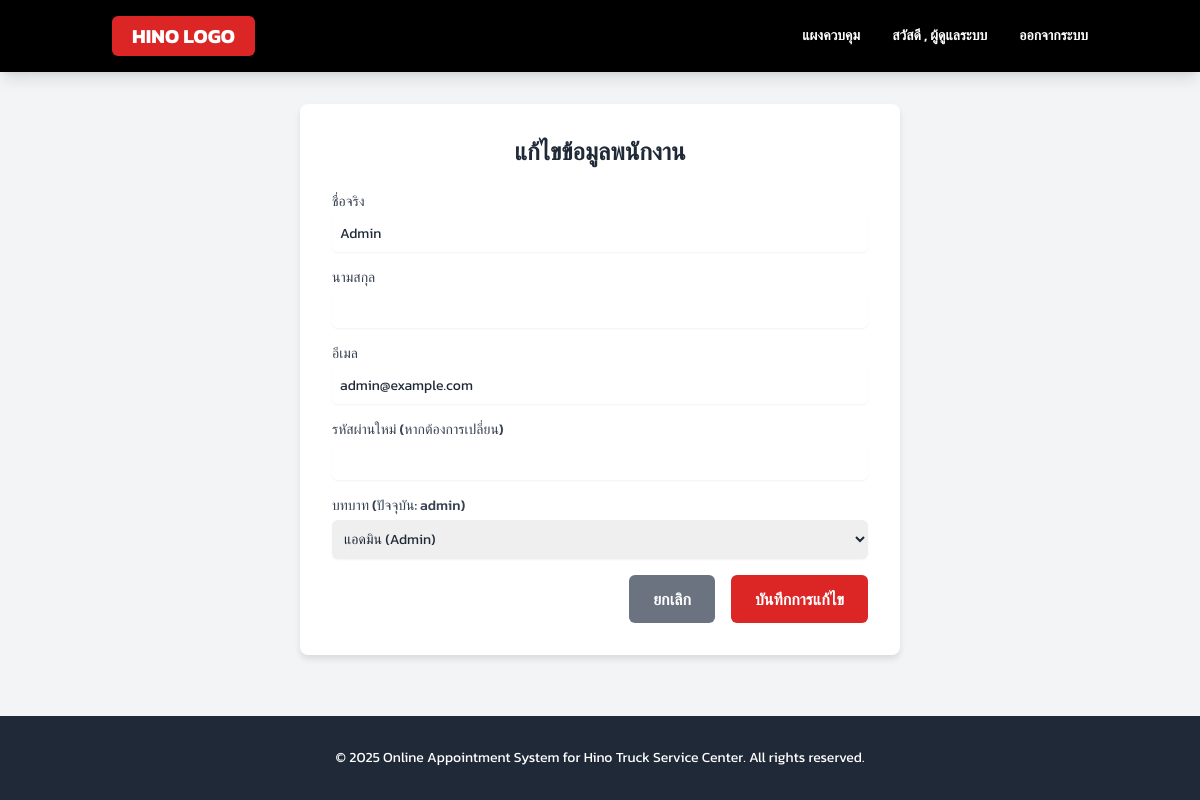
Screenshot of /admin_edit_employee.php?id=1 (signed in) with the database file from the repository.
### tables this page shows
CREATE TABLE `employees` (
  `employee_id` int(11) NOT NULL,
  `first_name` varchar(50) NOT NULL,
  `last_name` varchar(50) NOT NULL,
  `email` varchar(100) NOT NULL,
  `password_hash` varchar(255) NOT NULL,
  `role` enum('admin','technician','receptionist') DEFAULT 'receptionist'
);

### admin_edit_employee.php (the view, shortened to what this page needs)
<?php
include 'db_connect.php';
$employee = null;
if (isset($_GET['id'])) {
    $employee_id = $_GET['id'];
    $sql = "SELECT employee_id, first_name, last_name, email, role FROM employees WHERE employee_id = ?";
    $stmt = $conn->prepare($sql);
    $stmt->bind_param("i", $employee_id);
    $stmt->execute();
    $result = $stmt->get_result();
    if ($result->num_rows > 0) {
        $employee = $result->fetch_assoc();
    } else {
        $message = "ไม่พบข้อมูลพนักงานที่ต้องการแก้ไข";
    }
} else {
    header("Location: admin_dashboard.php");
    exit;
}
?>
<!DOCTYPE html>
<html lang="th">
<head>
    <script src="https://cdn.tailwindcss.com"></script>
</head>
<body class="bg-gray-100 text-gray-800">
    <header class="bg-black text-white shadow-lg sticky top-0 z-50">
        <nav class="container mx-auto px-6 py-4 flex items-center justify-between">
            <div class="h-10 bg-red-600 px-5 flex items-center rounded-md">
                <span class="text-white text-xl font-bold">HINO LOGO</span>
            </div>
            <div class="flex items-center space-x-8 text-sm font-semibold">
                <a href="admin_dashboard.php" class="text-white hover:text-red-600 transition-colors duration-300">แผงควบคุม</a>
                <div class="text-white">
                    สวัสดี , <strong><?php echo htmlspecialchars($_SESSION['first_name'] ?? 'ผู้ดูแลระบบ'); ?></strong>
                </div>
                <a href="admin_logout.php" class="hover:text-red-600 transition-colors duration-300">ออกจากระบบ</a>
            </div>
        </nav>
    </header>
    <main class="main-content">
        <div class="form-container">
            <h2 class="text-2xl font-bold text-center mb-6">แก้ไขข้อมูลพนักงาน</h2>
            <?php if ($employee): ?>
                <form action="admin_edit_employee.php?id=<?php echo htmlspecialchars($employee['employee_id']); ?>" method="POST" class="space-y-4">
                    <div>
                        <label for="first_name" class="block text-sm font-medium text-gray-700">ชื่อจริง</label>
                        <input type="text" id="first_name" name="first_name" value="<?php echo htmlspecialchars($employee['first_name']); ?>" required
                            class="mt-1 block w-full rounded-md border-gray-300 shadow-sm focus:border-red-500 focus:ring-red-500 sm:text-sm p-2">
                    </div>
                    <div>
                        <label for="last_name" class="block text-sm font-medium text-gray-700">นามสกุล</label>
                        <input type="text" id="last_name" name="last_name" value="<?php echo htmlspecialchars($employee['last_name']); ?>" required
                            class="mt-1 block w-full rounded-md border-gray-300 shadow-sm focus:border-red-500 focus:ring-red-500 sm:text-sm p-2">
                    </div>
                    <div>
                        <label for="email" class="block text-sm font-medium text-gray-700">อีเมล</label>
                        <input type="email" id="email" name="email" value="<?php echo htmlspecialchars($employee['email']); ?>" required
                            class="mt-1 block w-full rounded-md border-gray-300 shadow-sm focus:border-red-500 focus:ring-red-500 sm:text-sm p-2">
                    </div>
                    <div>
                        <label for="password" class="block text-sm font-medium text-gray-700">รหัสผ่านใหม่ (หากต้องการเปลี่ยน)</label>
                        <input type="password" id="password" name="password"
                            class="mt-1 block w-full rounded-md border-gray-300 shadow-sm focus:border-red-500 focus:ring-red-500 sm:text-sm p-2">
                    </div>
                    <div>
                        <label for="role" class="block text-sm font-medium text-gray-700">บทบาท (ปัจจุบัน: <?php echo htmlspecialchars($employee['role']); ?>)</label>
                        <select id="role" name="role"
                            class="mt-1 block w-full rounded-md border-gray-300 shadow-sm focus:border-red-500 focus:ring-red-500 sm:text-sm p-2">
                            <option value="admin" <?php echo $employee['role'] == 'admin' ? 'selected' : ''; ?>>แอดมิน (Admin)</option>
                        </select>
                    </div>
                    <div class="flex justify-end space-x-4">
                        <a href="admin_dashboard.php" class="btn btn-secondary">ยกเลิก</a>
                        <button type="submit" class="btn btn-primary">บันทึกการแก้ไข</button>
                    </div>
                </form>
            <?php endif; ?>
        </div>
    </main>
    <footer class="bg-gray-800 text-white py-8 mt-auto">
        <div class="container mx-auto px-6 text-center text-sm">
            <p>&copy;  2025 Online Appointment System for Hino Truck Service Center. All rights reserved.</p>
        </div>
    </footer>
</body>
</html>

### admin_edit_employee.php (style rules this page uses)
body { font-family: 'Kanit', sans-serif; background-color: #f3f4f6; display: flex; flex-direction: column; min-height: 100vh; }
.main-content { flex-grow: 1; padding: 2rem; }
.form-container { max-width: 600px; margin-left: auto; margin-right: auto; padding: 2rem; background-color: #ffffff; border-radius: 0.5rem; box-shadow: 0 4px 6px rgba(0, 0, 0, 0.1); }
.btn-primary { background-color: #dc2626; color: white; padding: 0.75rem 1.5rem; border-radius: 0.375rem; font-weight: 600; text-align: center; cursor: pointer; transition: background-color 0.3s; }
.btn-secondary { background-color: #6b7280; color: white; padding: 0.75rem 1.5rem; border-radius: 0.375rem; font-weight: 600; text-align: center; cursor: pointer; transition: background-color 0.3s; }

### rows the page displays
employees: first_name "Admin", email "admin@example.com", role "admin", role "แอดมิน (Admin)"

### other values shown
$_SESSION['first_name'] "ผู้ดูแลระบบ"
